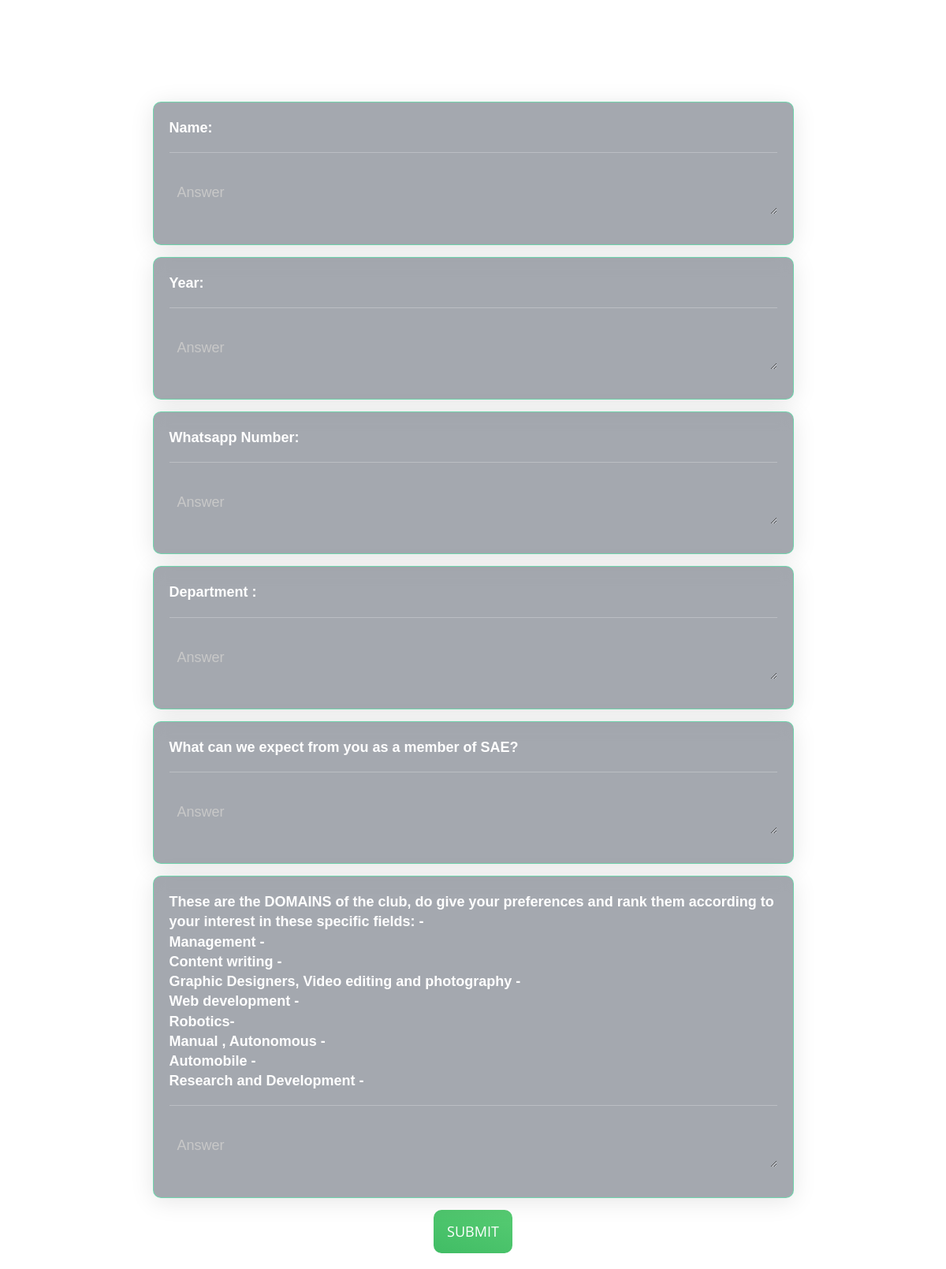
The app's page /response/get_question/ (signed in) with its own data.
### response/models.py (models this page shows, shortened)
class Question(models.Model):
    ques_round = models.IntegerField(default=1, primary_key=True)
    types = [
        ('N', 'NORMAL'),
        ('I', 'IMAGE')
    ]
    question_type = models.CharField(max_length=1, choices=types)
    text = models.TextField(max_length=500)
    image = models.ImageField(upload_to='images/', blank=True)

### response/views.py (the view, shortened to what this page needs)
# urls.py: path('get_question/',views.questions,name='questions'),
def questions(request):
    user= request.user
    profile = Profile.objects.get(user = user)
    question=Question.objects.all()
    questionlist=[]
    for i in question:
        questionlist.append({
            'round':i.ques_round,
            'text':i.text,
            'type':i.question_type,
            'image':i.image,
        })
    if profile.completed==True:
        return render(request,'response/end.html')
    time_data = profile.get_completion_time()
    return render(request,'response/q2.html', {'questionlist':questionlist, 'user':user,'time':time_data})

### accounts/models.py (called while the page is built)
    def get_completion_time(self):
        two_hours_from_now = self.created_at + timedelta(hours=3)
        ist = two_hours_from_now.astimezone(tz.tzlocal())
        date_data = {
            'year':ist.year,
            'month':ist.month,
            'day':ist.day,
            'hours' : ist.hour,
            'mins': ist.minute,
            'seconds':ist.second
        }
        js_date_string = "{} {}, {} {}:{}:{}".format(date_data['month'],date_data['day'],date_data['year'],date_data['hours'],date_data['mins'],date_data['seconds'])
        return js_date_string

### response/templates/response/q2.html (shortened to what this page needs)
{% extends 'base.html' %}
{% load static %}
{% block title %}Question{% endblock title %} {% block styles %}
<!DOCTYPE html>
<html lang="en" dir="ltr">
  <head>
  </head>
  <body>
    {% endblock styles %} {% block content %}
    <form method="post" action="">
      <div class="container form-section">
        {% for i in questionlist|slice:":6"%}
        <div class="question-card">
          <label for="name"> {{ i.text|linebreaks }}</label>
          <hr />
          <div class="msg">
            <textarea placeholder="Answer" name={{ i.round }}></textarea>
          </div>
        </div>
        {% endfor %}
        <div class="container btn-submit">
          <button class="submit-inner" name="submit" id="foo" type="submit">
            Submit
          </button>
        </div>
      </div>
    </form>
  </body>
  {% endblock %}

### accounts/templates/base.html (shortened to what this page needs)
{% load static %}
<!DOCTYPE html>
<html lang="en">
<head>
  <link rel="stylesheet" href="https://cdnjs.cloudflare.com/ajax/libs/font-awesome/4.7.0/css/font-awesome.min.css">
  <link href="https://cdn.jsdelivr.net/npm/bootstrap@5.1.3/dist/css/bootstrap.min.css" rel="stylesheet" >
  {% block styles %}{% endblock styles %}
</head>
<body>
  <nav class="navbar navbar-expand-lg navbar-red navbar-dark">
    <div class="container-fluid all-show"> <a to="/" class="navbar-brand"><img src="../../static/media/images/sae_logo.png" style="height:50px;width:120px" alt="logo"/> </a>
        <div class="collapse navbar-collapse" id="navbarSupportedContent">
            <ul class="navbar-nav m-auto mb-2 mb-lg-0">
              {% if user.is_authenticated %}
              <a class="nav-link " href="/logout/" >Logout</a>
          {% else %}
              <li><a  class="btn btn-info" href="{% url 'social:begin' 'google-oauth2' %}">Login with Google</a></li>
          {% endif %}
            </ul>
            </div>
    </div>
</nav>
  {% block content%}
  {% endblock %}
</body>
</html>

### response/templates/response/q2.html (style rules this page uses)
*, *::before, *::after { box-sizing: border-box; }
:root { --yellow: #ffd16657; --yellow-2: #f5ab00; --orange: #dc5f2eb6; --orange-2: #dc5f2ec5; --blue: #2254b1; --blue-2: #1d92af; --blue-3: #3ebfe0; --ash: #4a5759; }
body::before { content: ""; height: 100%; width: 100%; position: fixed; top: 0; left: 0; z-index: -1; background-position: center; background-size: cover; background-repeat: no-repeat; }
body { font-family: Open Sans, sans-serif; line-height: 1.4em; font-weight: 400; color: white; background: url("https://s13.gifyu.com/images/SCtUd.gif") fixed ; background-size: contain; }
::placeholder, select { font-size: 1rem; margin: 0.3rem; }
p { margin-bottom: 0.3em; }
.form-section { max-width: 70%; justify-content: center; align-items: center; margin-top: 50px; }
label { display: block; margin-bottom: 0.3em; }
textarea { width: 100%; }
button { font-size: 1rem; width: 100%; padding: 0.5em; color: white; border: 0; background: #2254b1; }
@media (min-width: 768px) { :root { font-size: clamp(16px, 18px, 20px); } }
.msg textarea { margin: 10px 0; background: transparent; border: none; padding: 10px; color: #fff; width: 100%; }
.msg textarea { height: 50px; }
button { background: #2254b1; text-align: center; padding: 15px; border-radius: 5px; color: #fff; cursor: pointer; text-transform: uppercase; margin-bottom: 20px; }
.question-card { content: ""; border: 4px solid transparent; border-image-slice: 1; font-weight: 600; padding: 20px !important; border-radius: 10px !important; font-family: 'poppins', sans-serif; margin: 15px auto 15px auto !important; max-width: 1200px !important; backdrop-filter: blur(10px) saturate(200%); -webkit-backdrop-filter: blur(10px) saturate(200%); background-color: rgba(23, 33, 51, 0.39); border-radius: 16px; box-shadow: 0 4px 30px rgba(0, 0, 0, 0.1); backdrop-filter: blur(10px); -webkit-backdrop-filter: blur(1.7px); border: 1px solid rgba(99, 224, 172, 0.808); scroll-behavior: smooth; }
.btn-submit { display: flex; justify-content: center; align-items: center; }
.submit-inner { width: 100px !important; text-decoration: none !important; background-image: linear-gradient(19deg, #18a14c 0%, #70dd82 100%); background-size: 400% 400%; animation: gradient 2s ease infinite; cursor: pointer; border-radius: 10px; }

### records on screen
Question: text "Name:"
Question: text "Year:"
Question: text "Whatsapp Number:"
Question: text "Department :"
Question: text "What can we expect from you as a member of SAE?"
Question: text "These are the DOMAINS of the club, do give your preferences and rank them according to your interest in these specific fields: - Management - Content writing - Graphic Designers, Video editing and photography - Web development - Robotics- Manual , Autonomous - Automobile - Research and Development -"
